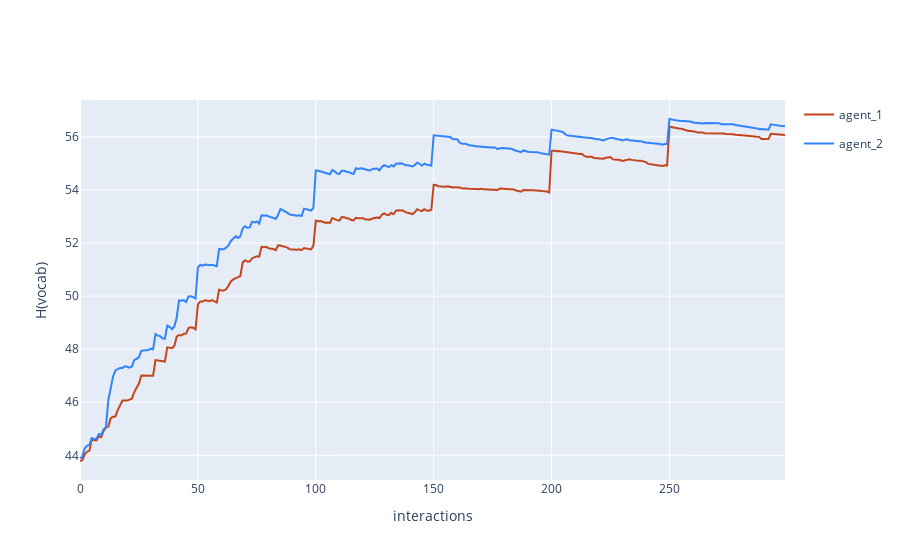

Notebook source saved alongside this figure:
### Code cell
fig = multi_agent_update_plot_from_df(H_dif)
fig.update_layout(
    # title='Dyadic interaction in a random environment',
    yaxis_title='H(vocab)',
    xaxis_title='interactions'
)
fig.show()

### Figure 1 — Plotly figure (JSON) as saved in the notebook; plotly's stock layout.template omitted (floating-point values rounded to 4 significant figures; data arrays with more than 128 entries replaced by an {"elided": "..."} marker saying what was removed)
{"data": [{"legendgroup": "agent_1", "line": {"color": "#C4451C"}, "mode": "lines", "name": "agent_1", "showlegend": true, "x": {"elided": "300 int values"}, "y": {"elided": "300 float values"}, "type": "scatter"}, {"legendgroup": "agent_2", "line": {"color": "#3283FE"}, "mode": "lines", "name": "agent_2", "showlegend": true, "x": {"elided": "300 int values"}, "y": {"elided": "300 float values"}, "type": "scatter"}], "layout": {"yaxis": {"title": {"text": "H(vocab)"}}, "xaxis": {"title": {"text": "interactions"}}}}
